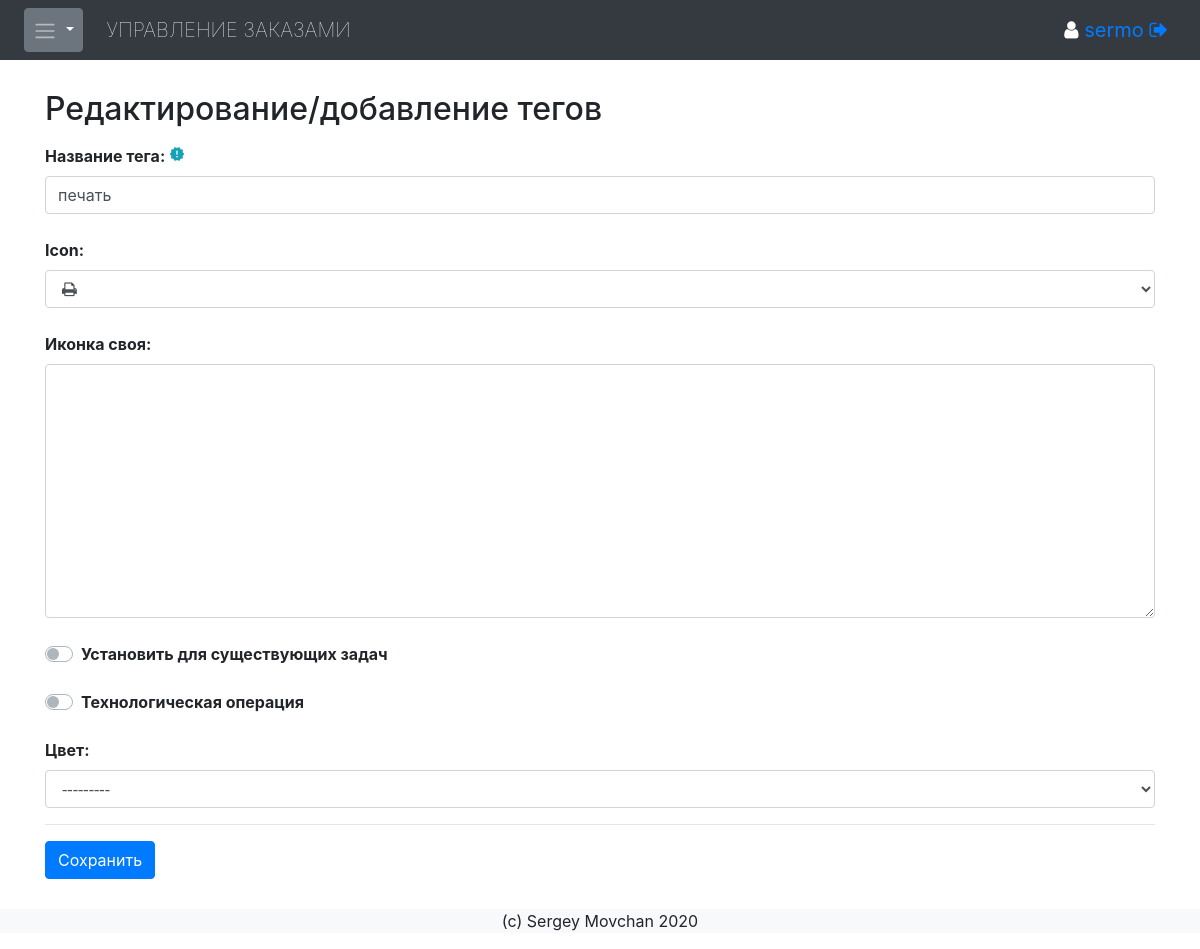
Page /config/tags/addedit/?id=1 (signed in) on the earlier database version.
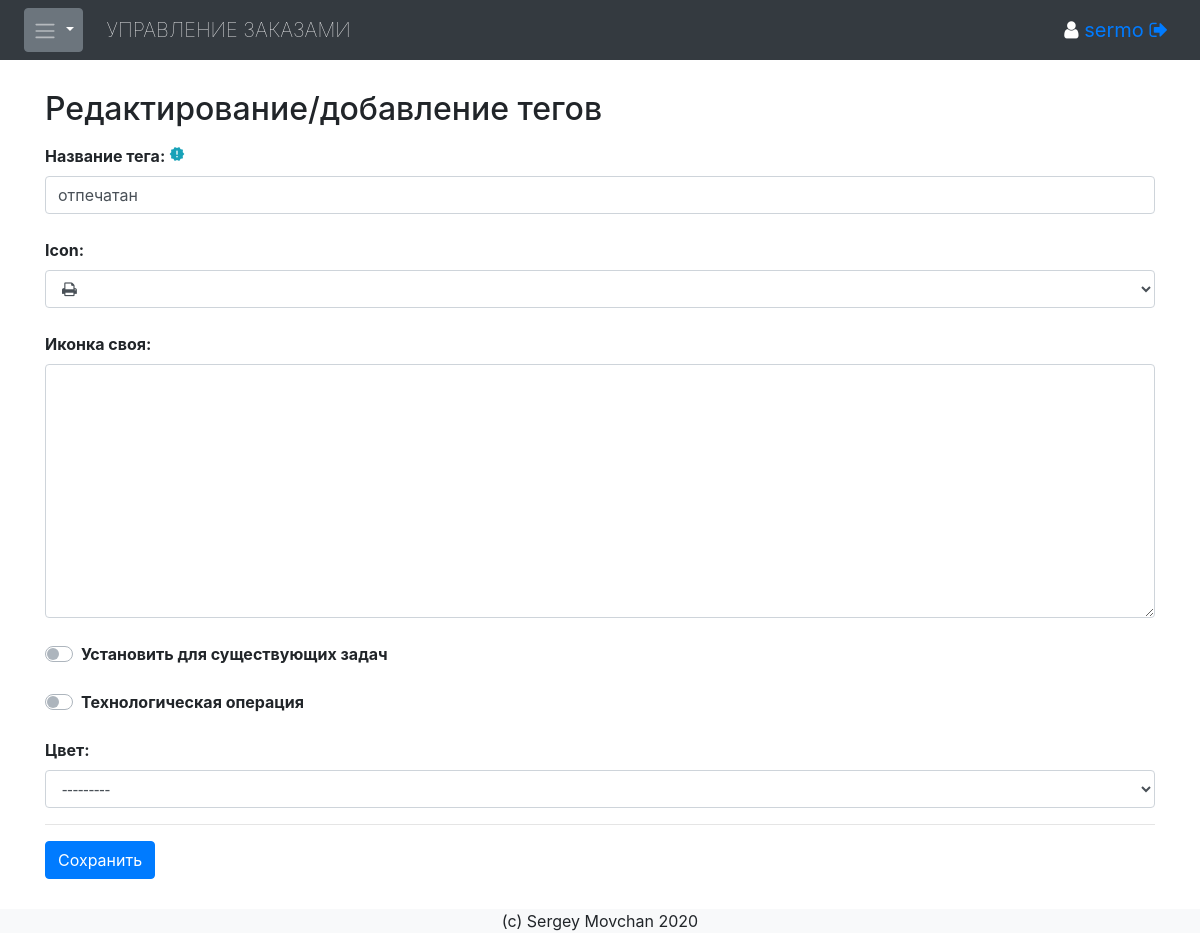
Same page on the later database version.
### jobqueue/models.py (models this page shows, shortened)
class Tagtype(models.Model):
    name = models.CharField(db_index=True, verbose_name='Название тега', unique=True, max_length=100)
    icon2 = models.CharField(db_index=True, verbose_name='Иконка', max_length=100, null=True, blank=True)
    icon3 = models.TextField(verbose_name='Иконка своя', null=True, blank=True)
    seton = models.BooleanField(verbose_name='Установить для существующих задач', default=False, help_text='Операция может занять много времени при большом количестве задач в БД.')
    techop = models.BooleanField(verbose_name='Технологическая операция', default=False)
    color = models.ForeignKey('Colors', verbose_name='Цвет', null=True, blank=True, on_delete=models.SET_NULL)
    order = models.IntegerField(db_index=True, default=0)
    class Meta:
        ordering = ['order']

### jobqueue/decorators.py (the view)
    def wrap(request, *args, **kwargs):
        user = request.user
        if user.is_staff:
            return function(request, *args, **kwargs)
        else:
            messages.error(request, 'У Вас нет прав администратора.', extra_tags='danger')
            raise PermissionDenied

### jobqueue/forms.py (shortened to what this page needs)
class TagtypeForm(forms.ModelForm):
    form_title = 'Редактирование/добавление тегов'
    icon2 =  forms.ChoiceField(label = "Icon", widget=forms.Select(attrs={'class': 'form-control'}), required=False, choices=stchose)
    class Meta:
        model = Tagtype
        fields = ('name','icon2','icon3','seton','techop','color',) #,

### jobqueue/models.py (called while the page is built)
    def __str__(self):
        return self.name

### jobqueue/templatetags/fl_extras.py (called while the page is built)
@register.filter
def parsetags(v):
    txt = su.unescape(str(v))
    return mark_safe(txt)

### jobqueue/views.py (called while the page is built)
@login_required
@user_admin
def tags_addedit(request):
    id = request.GET.get('id')
    if id:
        tt = get_object_or_404(Tagtype, id=id)
    else:
        tt = Tagtype()
    ret = uform('TagtypeForm', tt, 'tags_list', request)
    print("tt.id",tt.id, tt.seton)
    if tt.seton:
        jobs = Jobs.objects.all()
        for job in jobs:
            job.addnt(tt.id)
            job.save()
    return ret

### jobqueue/templates/form.html (shortened to what this page needs)
{% extends 'base.html' %}
{% block content %}
{% load fl_extras %}
<div class="container">
  <h2>{{ form.form_title }}</h2>
<form method="post">
<fieldset>
{% with form=form %}
{% include 's_form.html' %}
{% endwith %}
<hr>
<button id="btok" type="submit" class="btn btn-primary">Сохранить</button>
</fieldset>
</form>
</div>
{% endblock %}

### jobqueue/templates/s_form.html (shortened to what this page needs)
{% load fl_extras %}
{% for field in form %}
{% if field.field.widget.input_type == 'checkbox' %}
<div class="form-group">
  <div class="custom-control custom-switch">
    <label class="custom-control-label mb-0 mt-2 font-weight-bolder" for="{{ field.id_for_label }}">{{ field.label }}</label>
  </div>
</div>
{% else %}
<div class="form-group">
<label class="mb-0 mt-2 font-weight-bolder">{{ field.label_tag }}
{% if field.field.required %}<i class="material-icons text-info" style="font-size:1em;" data-toggle="tooltip" data-placement="top" title="Обязательно к заполнению">new_releases</i>{% endif %}
</label>
{% if field.html_name == 'icon2' %}{{ field|parsetags }}{% else %}{{ field }}{% endif %}
</div>
{% endif %}
{% endfor %}

Differences in the rows shown:
changed Tagtype: name "печать" → "отпечатан"
